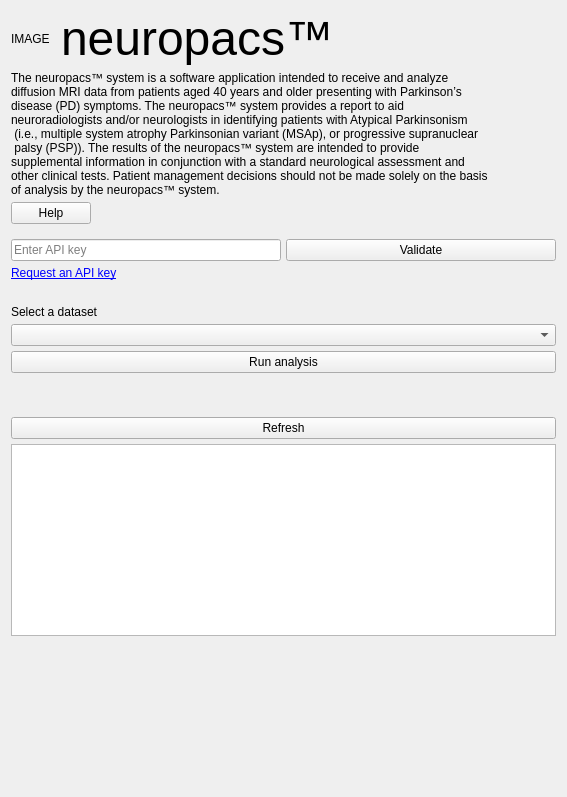
<?xml version="1.0" encoding="UTF-8"?>
<ui version="4.0">
 <class>NeuropacsScriptedModule</class>
 <widget class="qMRMLWidget" name="NeuropacsScriptedModule">
  <property name="geometry">
   <rect>
    <x>0</x>
    <y>0</y>
    <width>567</width>
    <height>797</height>
   </rect>
  </property>
  <layout class="QVBoxLayout" name="verticalLayout">
   <property name="spacing">
    <number>5</number>
   </property>
   <property name="contentsMargins" stdset="0">
    <number>10</number>
   </property>
   <item>
    <layout class="QVBoxLayout" name="verticalLayout_3">
     <property name="sizeConstraint">
      <enum>QLayout::SetFixedSize</enum>
     </property>
     <item>
      <layout class="QHBoxLayout" name="horizontalLayout_4">
       <property name="spacing">
        <number>0</number>
       </property>
       <property name="sizeConstraint">
        <enum>QLayout::SetDefaultConstraint</enum>
       </property>
       <property name="leftMargin">
        <number>0</number>
       </property>
       <property name="topMargin">
        <number>0</number>
       </property>
       <property name="rightMargin">
        <number>0</number>
       </property>
       <property name="bottomMargin">
        <number>0</number>
       </property>
       <item>
        <widget class="QLabel" name="imageLabel">
         <property name="sizePolicy">
          <sizepolicy hsizetype="Fixed" vsizetype="Preferred">
           <horstretch>0</horstretch>
           <verstretch>0</verstretch>
          </sizepolicy>
         </property>
         <property name="minimumSize">
          <size>
           <width>50</width>
           <height>0</height>
          </size>
         </property>
         <property name="text">
          <string>IMAGE</string>
         </property>
        </widget>
       </item>
       <item>
        <widget class="QLabel" name="label_2">
         <property name="font">
          <font>
           <pointsize>36</pointsize>
          </font>
         </property>
         <property name="text">
          <string>neuropacs™</string>
         </property>
        </widget>
       </item>
      </layout>
     </item>
     <item>
      <widget class="QLabel" name="label_3">
       <property name="maximumSize">
        <size>
         <width>553</width>
         <height>16777215</height>
        </size>
       </property>
       <property name="text">
        <string>The neuropacs™ system is a software application intended to receive and analyze
diffusion MRI data from patients aged 40 years and older presenting with Parkinson’s
disease (PD) symptoms. The neuropacs™ system provides a report to aid 
neuroradiologists and/or neurologists in identifying patients with Atypical Parkinsonism
 (i.e., multiple system atrophy Parkinsonian variant (MSAp), or progressive supranuclear
 palsy (PSP)). The results of the neuropacs™ system are intended to provide 
supplemental information in conjunction with a standard neurological assessment and 
other clinical tests. Patient management decisions should not be made solely on the basis
of analysis by the neuropacs™ system.</string>
       </property>
      </widget>
     </item>
     <item>
      <widget class="QPushButton" name="helpButton">
       <property name="sizePolicy">
        <sizepolicy hsizetype="Fixed" vsizetype="Fixed">
         <horstretch>0</horstretch>
         <verstretch>0</verstretch>
        </sizepolicy>
       </property>
       <property name="text">
        <string>Help</string>
       </property>
      </widget>
     </item>
     <item>
      <spacer name="verticalSpacer_5">
       <property name="orientation">
        <enum>Qt::Vertical</enum>
       </property>
       <property name="sizeType">
        <enum>QSizePolicy::Fixed</enum>
       </property>
       <property name="sizeHint" stdset="0">
        <size>
         <width>20</width>
         <height>10</height>
        </size>
       </property>
      </spacer>
     </item>
     <item>
      <layout class="QHBoxLayout" name="horizontalLayout_6">
       <property name="leftMargin">
        <number>0</number>
       </property>
       <property name="topMargin">
        <number>0</number>
       </property>
       <item>
        <widget class="QLineEdit" name="apiKeyLineEdit">
         <property name="sizePolicy">
          <sizepolicy hsizetype="Fixed" vsizetype="Fixed">
           <horstretch>0</horstretch>
           <verstretch>0</verstretch>
          </sizepolicy>
         </property>
         <property name="maximumSize">
          <size>
           <width>300</width>
           <height>1000</height>
          </size>
         </property>
         <property name="text">
          <string/>
         </property>
         <property name="maxLength">
          <number>50</number>
         </property>
         <property name="echoMode">
          <enum>QLineEdit::Password</enum>
         </property>
         <property name="placeholderText">
          <string>Enter API key</string>
         </property>
        </widget>
       </item>
       <item>
        <widget class="QPushButton" name="validateKeyButton">
         <property name="text">
          <string>Validate</string>
         </property>
        </widget>
       </item>
      </layout>
     </item>
     <item>
      <widget class="QLabel" name="label_4">
       <property name="cursor">
        <cursorShape>PointingHandCursor</cursorShape>
       </property>
       <property name="toolTip">
        <string/>
       </property>
       <property name="text">
        <string>&lt;a href=&quot;https://neuropacs.com/api-key-request/&quot;&gt;Request an API key&lt;/a&gt;</string>
       </property>
       <property name="openExternalLinks">
        <bool>true</bool>
       </property>
      </widget>
     </item>
     <item>
      <spacer name="verticalSpacer_3">
       <property name="orientation">
        <enum>Qt::Vertical</enum>
       </property>
       <property name="sizeType">
        <enum>QSizePolicy::Fixed</enum>
       </property>
       <property name="sizeHint" stdset="0">
        <size>
         <width>20</width>
         <height>20</height>
        </size>
       </property>
      </spacer>
     </item>
     <item>
      <widget class="QLabel" name="label">
       <property name="maximumSize">
        <size>
         <width>16777215</width>
         <height>100</height>
        </size>
       </property>
       <property name="text">
        <string>Select a dataset</string>
       </property>
       <property name="alignment">
        <set>Qt::AlignBottom|Qt::AlignLeading|Qt::AlignLeft</set>
       </property>
      </widget>
     </item>
     <item>
      <widget class="QComboBox" name="datasetComboBox">
       <property name="enabled">
        <bool>true</bool>
       </property>
       <property name="toolTip">
        <string>Select a dataset you have uploaded</string>
       </property>
      </widget>
     </item>
     <item>
      <widget class="QPushButton" name="neuropacsButton">
       <property name="enabled">
        <bool>true</bool>
       </property>
       <property name="toolTip">
        <string>Run neuropacs analysis</string>
       </property>
       <property name="text">
        <string>Run analysis</string>
       </property>
      </widget>
     </item>
     <item>
      <widget class="QLabel" name="infoLabel">
       <property name="styleSheet">
        <string notr="true">color: orange; font-weight: bold;</string>
       </property>
       <property name="text">
        <string/>
       </property>
      </widget>
     </item>
     <item>
      <spacer name="verticalSpacer_2">
       <property name="orientation">
        <enum>Qt::Vertical</enum>
       </property>
       <property name="sizeType">
        <enum>QSizePolicy::Fixed</enum>
       </property>
       <property name="sizeHint" stdset="0">
        <size>
         <width>20</width>
         <height>20</height>
        </size>
       </property>
      </spacer>
     </item>
     <item>
      <widget class="QPushButton" name="refreshButton">
       <property name="text">
        <string>Refresh</string>
       </property>
      </widget>
     </item>
     <item>
      <widget class="QTableWidget" name="tableWidget">
       <property name="minimumSize">
        <size>
         <width>0</width>
         <height>192</height>
        </size>
       </property>
      </widget>
     </item>
     <item>
      <spacer name="verticalSpacer">
       <property name="orientation">
        <enum>Qt::Vertical</enum>
       </property>
       <property name="sizeHint" stdset="0">
        <size>
         <width>20</width>
         <height>40</height>
        </size>
       </property>
      </spacer>
     </item>
    </layout>
   </item>
  </layout>
 </widget>
 <customwidgets>
  <customwidget>
   <class>qMRMLWidget</class>
   <extends>QWidget</extends>
   <header>qMRMLWidget.h</header>
   <container>1</container>
  </customwidget>
 </customwidgets>
 <resources/>
 <connections/>
</ui>
